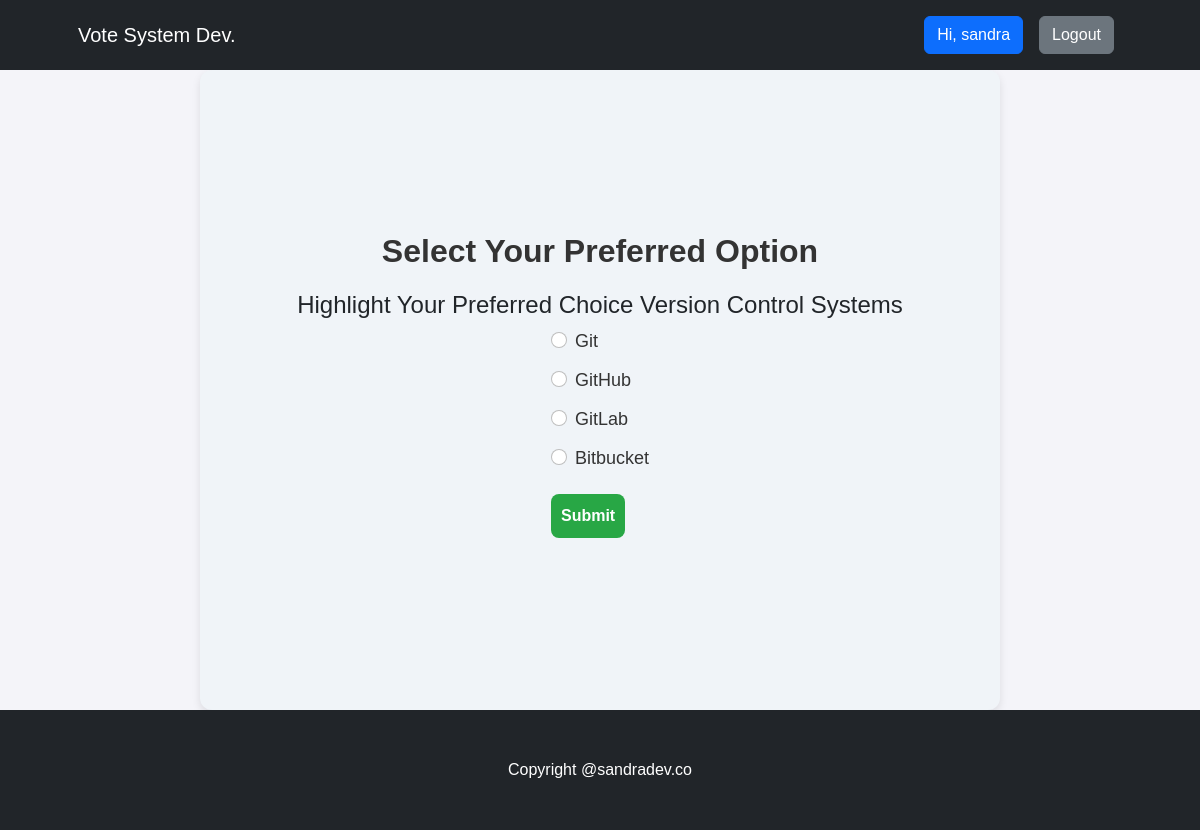
Page /vote/version-control-systems (signed in) on the committed database.
### voteapp/models.py (models this page shows, shortened)
class Category(models.Model):
    title = models.CharField(max_length=200)
    slug = models.SlugField(blank=True, null=True)
    description = models.TextField(blank=True, null=True)
    total_vote = models.IntegerField(default=0)
    voters = models.ManyToManyField(User, blank=True)
    picture = models.ImageField(upload_to="img", blank=True, null=True)

class CategoryItem(models.Model):
    title = models.CharField(max_length=200)
    total_vote = models.IntegerField(default=0)
    category = models.ForeignKey(Category, on_delete=models.CASCADE, related_name="items")
    voters = models.ManyToManyField(User, blank=True)

### voteapp/views.py (the view, shortened to what this page needs)
# urls.py: path("vote/<str:slug>", views.detail, name="detail"),
@login_required(login_url="signin")
def detail(request, slug):
    category = Category.objects.get(slug=slug)
    categories = CategoryItem.objects.filter(category=category)
    msg = None
    if request.user.is_authenticated:
        if category.voters.filter(id=request.user.id).exists():
            msg = "voted"
    context = {"category": category, "categories": categories, "msg": msg}
    return render(request, "detail.html", context)

### voteapp/templates/detail.html (shortened to what this page needs)
{% extends 'base.html' %}
{% block content %}
<div class="container voteContainer">
    <h2>Select Your Preferred Option</h2>
    <h4>Highlight Your Preferred Choice {{category.title}}</h4>
    {% if msg  %}
    <div class="alert alert-primary" role="alert">
      Your vote has been recorded for this category
    </div>
    <a class="btn btn-primary btn-lg" href="{% url 'result' category.slug %}">See Result</a>
    {% else %}
    <form action="" method='POST'>
      {% for category in categories  %}
      <div class="form-check">
        <input class="form-check-input" type="radio" value="{{category.id}}" name="category_item" id="flexRadioDefault{{category.id}}" required>
        <label class="form-check-label" for="flexRadioDefault{{category.id}}">
          {{category.title}}
        </label>
      </div>
      {% endfor %}
    <button type="submit" class='btn btn-primary'>Submit</button>
  </form>
    {% endif %}
</div>
{% endblock content %}

### voteapp/templates/base.html (shortened to what this page needs)
<!DOCTYPE html>
{% load static %}
<html lang="en">
<head>
    <link href="https://cdn.jsdelivr.net/npm/bootstrap-icons@1.4.1/font/bootstrap-icons.css" rel="stylesheet" />
    <link rel="stylesheet" href="{% static 'css/bootstrap.css' %}">
    <link rel="stylesheet" href="{% static 'css/style.css' %}">
</head>
<body>
     <nav class="navbar navbar-expand-lg navbar-dark bg-dark">
        <div class="container px-lg-5">
            <a class="navbar-brand" href="{% url 'index'  %}">Vote System Dev.</a>
            <div class="collapse navbar-collapse" id="navbarSupportedContent">
                <ul class="navbar-nav ms-auto mb-2 mb-lg-0">
                    {% if request.user.is_authenticated %}
                    <li class="nav-item"><a class="nav-link" href="#"><button class="btn btn-primary">Hi, {{request.user.username}}</button></a></li>
                    <li class="nav-item"><a class="nav-link" href="{% url 'logout' %}"><button class="btn btn-secondary">Logout</button></a></li>
                    {% else %}
                    <li class="nav-item"><a class="nav-link" href="{% url 'signin' %}"><button class="btn btn-primary">Login</button></a></li>
                    <li class="nav-item"><a class="nav-link" href="{% url 'signup' %}"><button class="btn btn-primary">SignUp</button></a></li>
                    {% endif %}
                </ul>
            </div>
        </div>
    </nav>
    {% block content %}
    {% endblock content %}
     <footer class="py-5 bg-dark">
        <div class="container"><p class="m-0 text-center text-white">Copyright @sandradev.co</p></div>
    </footer>
</body>
</html>

### voteapp/static/css/style.css (style rules this page uses)
* { box-sizing: border-box; margin: 0; padding: 0; font-family: 'Arial', sans-serif; }
body { background-color: #f4f4f9; }
.voteContainer { display: flex; flex-direction: column; align-items: center; justify-content: center; height: 80vh; padding: 20px; background: #f0f4f8; border-radius: 12px; box-shadow: 0 4px 8px rgba(0, 0, 0, 0.1); max-width: 800px; margin: auto; }
.voteContainer h2 { font-size: 2rem; font-weight: 700; color: #333; margin-bottom: 20px; text-align: center; }
.voteContainer label { font-size: 1.2rem; font-weight: 500; color: #555; margin-bottom: 10px; text-align: center; }
.voteContainer button { background-color: #007bff; color: white; font-size: 1rem; font-weight: 600; padding: 10px 20px; border: none; border-radius: 8px; cursor: pointer; transition: background-color 0.3s ease, transform 0.2s ease; }
.voteContainer button { margin: 10px 0; background-color: #28a745; color: #ffffff; border: none; padding: 10px; border-radius: 8px; font-size: 16px; cursor: pointer; transition: background-color 0.3s; }
.voteContainer label { font-size: 18px; font-weight: 500; color: #333; }

### rows in the picture
Category: title "Version Control Systems"
CategoryItem: title "Git"
CategoryItem: title "GitHub"
CategoryItem: title "GitLab"
CategoryItem: title "Bitbucket"

### other values in the picture
{{ request.user.username }} "sandra"
